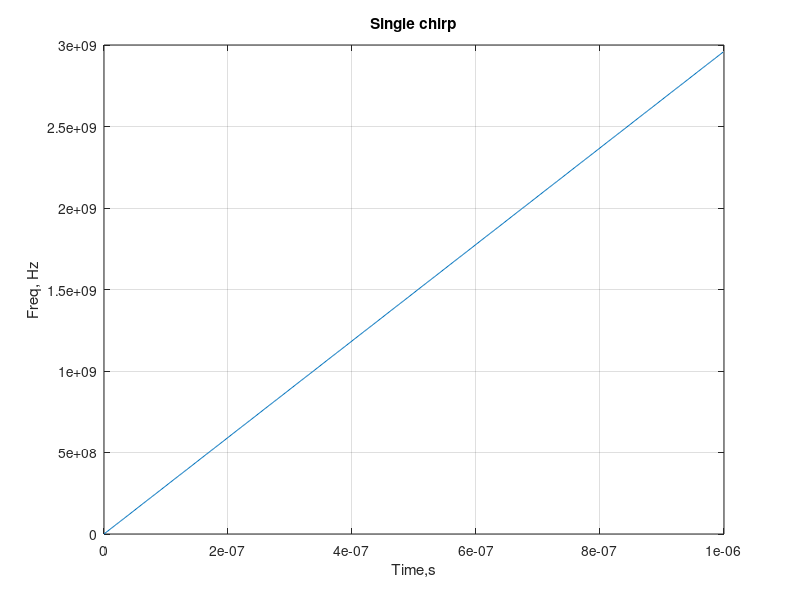
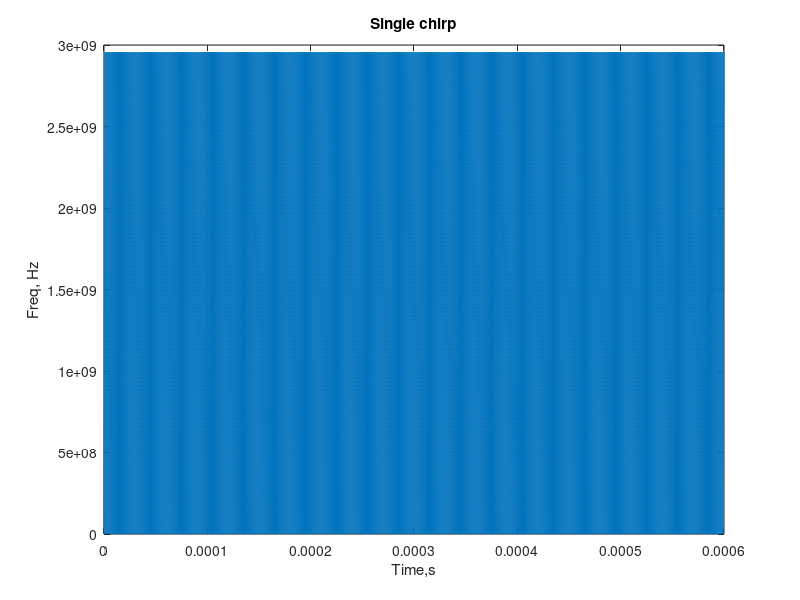
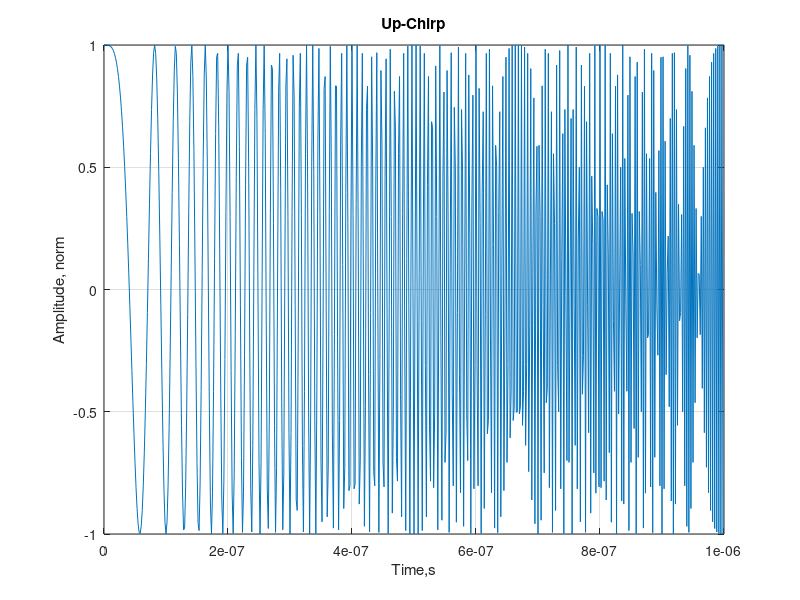
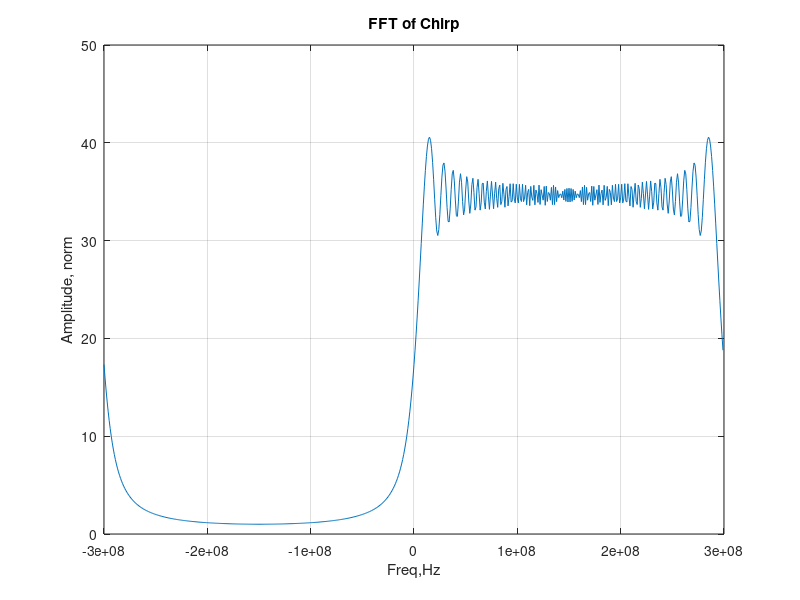

These figures' MATLAB source, in order:
clc;
clear all; 
close all;

c=3e8; %(speed light)

%%Trget information

Target_range_resolution=0.5;    %(in meters)
max_target_speed=230;  %(m/s)
max_unambiguos_range=150;  %(in meters)
%%Signal information


B=c/(2*Target_range_resolution);   %(bamdwidth in Hz)




Tr=2*max_unambiguos_range/c;       %Time repetition interval
T=6e-4;         %duration of the whole signal
Np = T/Tr; %number of pulses of the whole signal

%% frequency and time axis definition

%Generating a single chirp
c=3e8; 
f_s=2*B;     %%sample frequency
dt=1/f_s;
t=0:dt:Tr-dt;
df=1/Tr;
f=0:df:(f_s-df);
Ns=length(t);     %Length of single chirp


mu=2*pi*B/Tr;               %%Ramp - with 2pi factor
ramp_frequency=(mu/2*pi).*t;

figure(1);
plot(t,ramp_frequency);
grid on;
title('Single chirp')
xlabel('Time,s')
ylabel('Freq, Hz')

train_ramp_ferquency=repmat(ramp_frequency,1,round(T/Tr));
t1=0:dt:T-dt;

figure(2);
plot(t1,train_ramp_ferquency);
grid on;
title('Single chirp')
xlabel('Time,s')
ylabel('Freq, Hz')

s=exp(1i*(mu/2)*t.^2);    %%complex transmit signal


figure(3);
plot(t,real(s));
grid on;
title('Up-Chirp')
xlabel('Time,s')
ylabel('Amplitude, norm')


S=fft(s);

figure(4); 
plot(f-f_s/2,abs(fftshift(S))); 
grid on;
title('FFT of Chirp')
xlabel('Freq,Hz')
ylabel('Amplitude, norm')


R0=0+0*t;           %%change of distance of scatterer point target

tau0=2*R0/c; 
Sr = S.*exp(-1j*2*pi.*f.*tau0);
Sro= Sr.*conj(S);    %signal after matched filter


r=t*c/2;

figure(6);
plot(r,abs(ifft((Sro))));
%plot(r,fftshift(abs(ifft((Sro)))));
grid on
title('conversion from beat freq - Received signal after mixer');
xlabel('Range [m]'); ylabel('Single Recieved Signal');


Sc=repmat(Sr,1,Np);   %%vector with returnof Np pulses
Scmatrix=reshape(Sc,Ns,Np);   %matrix with phase-shift due to scatterer point-slike target at distace R0

Smf=conj(S);   
HRR=zeros(Ns,Np);

for i=1:Np
  Y=Scmatrix(:,i).*Smf.';

HRR(:,i)=fftshift(ifft(Y));


end

% 
% figure(7);
% mesh(abs(HRR));
Im = HRR;

for i= 1:Ns
    %Im(i,:) = fftshift(fft( HRR(i,:)));
    
    Im(i,:) = fft( HRR(i,:));
end

 
 PRI=size(Im,1)*dt;
PRF=1/PRI;
 N=size(Im,2);
fk=(-1/2:1/N:(1/2-1/N))*PRF;

figure(8);
mesh(abs(Im));

NFFT=2^10;


IM1=fft2(Im);

Im1=ifft2(IM1,NFFT,NFFT);


rzp=linspace(0,150,1024);
fkzp=linspace(-PRF/2,PRF/2,NFFT);

AF=fftshift(abs(Im1)/max(abs(Im1(:))));  %Ambiguity function

figure(10); 
surf(fkzp,rzp,10*log10(fftshift(abs(Im1)/max(abs(Im1(:))))));
shading interp
colormap jet;
xlabel('Doppler [Hz]'); ylabel('Range [m]');
caxis([-40 0]); 
colorbar;
ylim([0 100]);
title('High Resolution Map');

PositionTargetRange=max(AF);

[Value1,IndexRange]=max(PositionTargetRange);
PositionTargetVelocity=max(AF');
[Value1,IndexVel]=max(PositionTargetVelocity);
% Place=find(abs(Matrix2)==PositionTarget;
[IndexRange IndexVel]
figure(11)

plot(fkzp,10.*log10((abs(AF(IndexVel,:)))))
grid on;
title('zeroRange cut')
xlabel('Doppler, Hz'); ylabel('Norm Amplitude');

figure(12)

plot(rzp,10.*log10((abs(AF(:,IndexRange)))))
grid on;

title('zeroDoppler cut')
xlabel('Range,m'); ylabel('Norm Amplitude');

 xlim([0 100])


